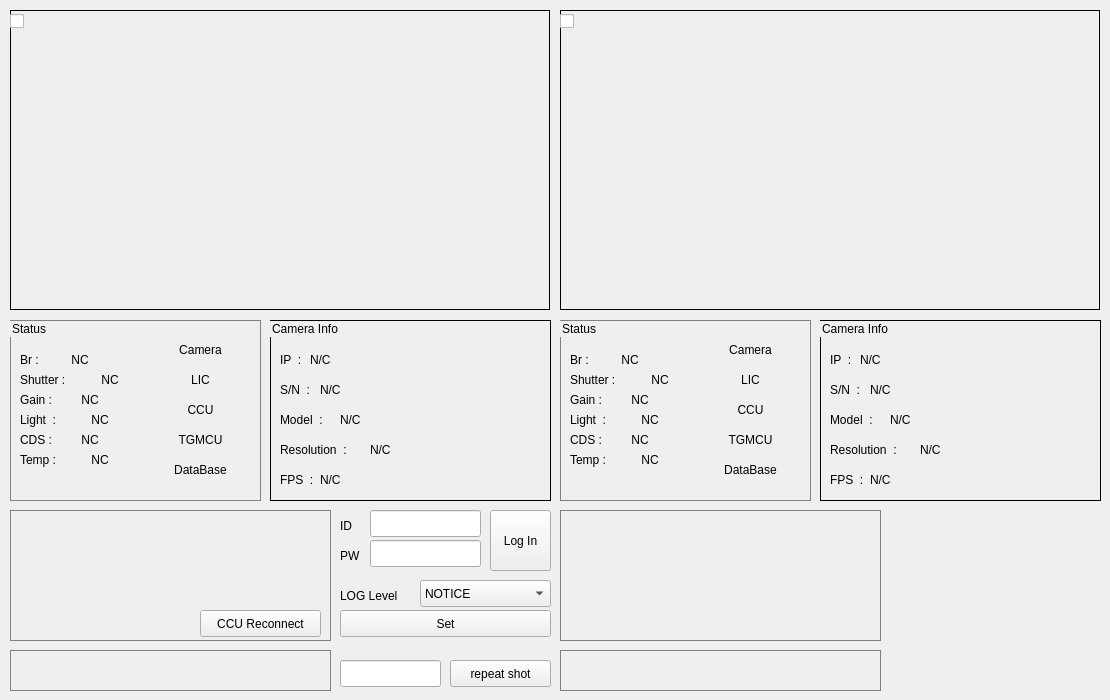
  <widget class="QWidget" name="centralWidget">
   <widget class="QCheckBox" name="chkDisplay0">
    <property name="geometry">
     <rect>
      <x>10</x>
      <y>10</y>
      <width>21</width>
      <height>22</height>
     </rect>
    </property>
    <property name="text">
     <string/>
    </property>
   </widget>
   <widget class="QLabel" name="lblCapImg0">
    <property name="geometry">
     <rect>
      <x>10</x>
      <y>10</y>
      <width>540</width>
      <height>300</height>
     </rect>
    </property>
    <property name="styleSheet">
     <string notr="true">border : 1px  solid #000;</string>
    </property>
    <property name="text">
     <string/>
    </property>
    <property name="scaledContents">
     <bool>true</bool>
    </property>
   </widget>
   <widget class="QGroupBox" name="groupBox_3">
    <property name="geometry">
     <rect>
      <x>270</x>
      <y>320</y>
      <width>281</width>
      <height>181</height>
     </rect>
    </property>
    <property name="styleSheet">
     <string notr="true">border : 1px  solid #000;</string>
    </property>
    <property name="title">
     <string>Camera Info</string>
    </property>
    <widget class="QLabel" name="label_63">
     <property name="geometry">
      <rect>
       <x>10</x>
       <y>60</y>
       <width>91</width>
       <height>20</height>
      </rect>
     </property>
     <property name="styleSheet">
      <string notr="true">border: 1px;
</string>
     </property>
     <property name="text">
      <string>S/N  :</string>
     </property>
    </widget>
    <widget class="QLabel" name="label_64">
     <property name="geometry">
      <rect>
       <x>10</x>
       <y>90</y>
       <width>91</width>
       <height>20</height>
      </rect>
     </property>
     <property name="styleSheet">
      <string notr="true">border: 1px;
</string>
     </property>
     <property name="text">
      <string>Model  :</string>
     </property>
    </widget>
    <widget class="QLabel" name="label_65">
     <property name="geometry">
      <rect>
       <x>10</x>
       <y>30</y>
       <width>51</width>
       <height>20</height>
      </rect>
     </property>
     <property name="styleSheet">
      <string notr="true">border: 1px;
</string>
     </property>
     <property name="text">
      <string>IP  :</string>
     </property>
    </widget>
    <widget class="QLabel" name="label_66">
     <property name="geometry">
      <rect>
       <x>10</x>
       <y>150</y>
       <width>91</width>
       <height>20</height>
      </rect>
     </property>
     <property name="styleSheet">
      <string notr="true">border: 1px;
</string>
     </property>
     <property name="text">
      <string>FPS  :</string>
     </property>
    </widget>
    <widget class="QLabel" name="label_67">
     <property name="geometry">
      <rect>
       <x>10</x>
       <y>120</y>
       <width>91</width>
       <height>20</height>
      </rect>
     </property>
     <property name="styleSheet">
      <string notr="true">border: 1px;
</string>
     </property>
     <property name="text">
      <string>Resolution  :</string>
     </property>
    </widget>
    <widget class="QLabel" name="lblCameraSN0">
     <property name="geometry">
      <rect>
       <x>50</x>
       <y>60</y>
       <width>221</width>
       <height>20</height>
      </rect>
     </property>
     <property name="styleSheet">
      <string notr="true">border: 1px;
</string>
     </property>
     <property name="text">
      <string>N/C</string>
     </property>
     <property name="alignment">
      <set>Qt::AlignLeading|Qt::AlignLeft|Qt::AlignVCenter</set>
     </property>
    </widget>
    <widget class="QLabel" name="lblCameramodel0">
     <property name="geometry">
      <rect>
       <x>70</x>
       <y>90</y>
       <width>201</width>
       <height>20</height>
      </rect>
     </property>
     <property name="styleSheet">
      <string notr="true">border: 1px;
</string>
     </property>
     <property name="text">
      <string>N/C</string>
     </property>
     <property name="alignment">
      <set>Qt::AlignLeading|Qt::AlignLeft|Qt::AlignVCenter</set>
     </property>
    </widget>
    <widget class="QLabel" name="lblCameraIP0">
     <property name="geometry">
      <rect>
       <x>40</x>
       <y>30</y>
       <width>231</width>
       <height>20</height>
      </rect>
     </property>
     <property name="styleSheet">
      <string notr="true">border: 1px;
</string>
     </property>
     <property name="text">
      <string>N/C</string>
     </property>
     <property name="alignment">
      <set>Qt::AlignLeading|Qt::AlignLeft|Qt::AlignVCenter</set>
     </property>
    </widget>
    <widget class="QLabel" name="lblCameraFramerate0">
     <property name="geometry">
      <rect>
       <x>50</x>
       <y>150</y>
       <width>221</width>
       <height>20</height>
      </rect>
     </property>
     <property name="styleSheet">
      <string notr="true">border: 1px;
</string>
     </property>
     <property name="text">
      <string>N/C</string>
     </property>
     <property name="alignment">
      <set>Qt::AlignLeading|Qt::AlignLeft|Qt::AlignVCenter</set>
     </property>
    </widget>
    <widget class="QLabel" name="lblCameraResolution0">
     <property name="geometry">
      <rect>
       <x>100</x>
       <y>120</y>
       <width>171</width>
       <height>20</height>
      </rect>
     </property>
     <property name="styleSheet">
      <string notr="true">border: 1px;
</string>
     </property>
     <property name="text">
      <string>N/C</string>
     </property>
     <property name="alignment">
      <set>Qt::AlignLeading|Qt::AlignLeft|Qt::AlignVCenter</set>
     </property>
    </widget>
   </widget>
   <widget class="QGroupBox" name="groupBox_2">
    <property name="geometry">
     <rect>
      <x>10</x>
      <y>320</y>
      <width>251</width>
      <height>181</height>
     </rect>
    </property>
    <property name="styleSheet">
     <string notr="true">border: 1px solid gray;</string>
    </property>
    <property name="title">
     <string>Status</string>
    </property>
    <widget class="QLabel" name="label_37">
     <property name="geometry">
      <rect>
       <x>10</x>
       <y>50</y>
       <width>61</width>
       <height>20</height>
      </rect>
     </property>
     <property name="styleSheet">
      <string notr="true">border: 2px;</string>
     </property>
     <property name="text">
      <string>Shutter :</string>
     </property>
    </widget>
    <widget class="QLabel" name="label_38">
     <property name="geometry">
      <rect>
       <x>10</x>
       <y>70</y>
       <width>61</width>
       <height>20</height>
      </rect>
     </property>
     <property name="styleSheet">
      <string notr="true">border: 2px;</string>
     </property>
     <property name="text">
      <string>Gain :</string>
     </property>
    </widget>
    <widget class="QLabel" name="label_39">
     <property name="geometry">
      <rect>
       <x>10</x>
       <y>30</y>
       <width>61</width>
       <height>20</height>
      </rect>
     </property>
     <property name="styleSheet">
      <string notr="true">border: 2px;</string>
     </property>
     <property name="text">
      <string>Br :</string>
     </property>
    </widget>
    <widget class="QLabel" name="label_40">
     <property name="geometry">
      <rect>
       <x>10</x>
       <y>90</y>
       <width>61</width>
       <height>20</height>
      </rect>
     </property>
     <property name="styleSheet">
      <string notr="true">border: 2px;</string>
     </property>
     <property name="text">
      <string>Light  :</string>
     </property>
    </widget>
    <widget class="QLabel" name="lblBr0">
     <property name="geometry">
      <rect>
       <x>40</x>
       <y>30</y>
       <width>60</width>
       <height>20</height>
      </rect>
     </property>
     <property name="styleSheet">
      <string notr="true">border: 2px;</string>
     </property>
     <property name="text">
      <string>NC</string>
     </property>
     <property name="alignment">
      <set>Qt::AlignCenter</set>
     </property>
    </widget>
    <widget class="QLabel" name="label_41">
     <property name="geometry">
      <rect>
       <x>10</x>
       <y>110</y>
       <width>61</width>
       <height>20</height>
      </rect>
     </property>
     <property name="styleSheet">
      <string notr="true">border: 2px;</string>
     </property>
     <property name="text">
      <string>CDS :</string>
     </property>
    </widget>
    <widget class="QLabel" name="lblShutter0">
     <property name="geometry">
      <rect>
       <x>70</x>
       <y>50</y>
       <width>60</width>
       <height>20</height>
      </rect>
     </property>
     <property name="styleSheet">
      <string notr="true">border: 2px;</string>
     </property>
     <property name="text">
      <string>NC</string>
     </property>
     <property name="alignment">
      <set>Qt::AlignCenter</set>
     </property>
    </widget>
    <widget class="QLabel" name="lblGain0">
     <property name="geometry">
      <rect>
       <x>50</x>
       <y>70</y>
       <width>60</width>
       <height>20</height>
      </rect>
     </property>
     <property name="styleSheet">
      <string notr="true">border: 2px;</string>
     </property>
     <property name="text">
      <string>NC</string>
     </property>
     <property name="alignment">
      <set>Qt::AlignCenter</set>
     </property>
    </widget>
    <widget class="QLabel" name="lblLight0">
     <property name="geometry">
      <rect>
       <x>60</x>
       <y>90</y>
       <width>60</width>
       <height>20</height>
      </rect>
     </property>
     <property name="styleSheet">
      <string notr="true">border: 2px;</string>
     </property>
     <property name="text">
      <string>NC</string>
     </property>
     <property name="alignment">
      <set>Qt::AlignCenter</set>
     </property>
    </widget>
    <widget class="QLabel" name="lblCDS0">
     <property name="geometry">
      <rect>
       <x>50</x>
       <y>110</y>
       <width>60</width>
       <height>20</height>
      </rect>
     </property>
     <property name="styleSheet">
      <string notr="true">border: 2px;</string>
     </property>
     <property name="text">
      <string>NC</string>
     </property>
     <property name="alignment">
      <set>Qt::AlignCenter</set>
     </property>
    </widget>
    <widget class="QLabel" name="lblTemperature0">
     <property name="geometry">
      <rect>
       <x>60</x>
       <y>130</y>
       <width>60</width>
       <height>20</height>
      </rect>
     </property>
     <property name="styleSheet">
      <string notr="true">border: 2px;</string>
     </property>
     <property name="text">
      <string>NC</string>
     </property>
     <property name="alignment">
      <set>Qt::AlignCenter</set>
     </property>
    </widget>
    <widget class="QLabel" name="label_42">
     <property name="geometry">
      <rect>
       <x>10</x>
       <y>130</y>
       <width>51</width>
       <height>20</height>
      </rect>
     </property>
     <property name="styleSheet">
      <string notr="true">border: 2px;</string>
     </property>
     <property name="text">
      <string>Temp :</string>
     </property>
    </widget>
    <widget class="QLabel" name="lblCameraStatus0">
     <property name="geometry">
      <rect>
       <x>140</x>
       <y>20</y>
       <width>101</width>
       <height>20</height>
      </rect>
     </property>
     <property name="styleSheet">
      <string notr="true">border: 2px;</string>
     </property>
     <property name="text">
      <string>Camera</string>
     </property>
     <property name="alignment">
      <set>Qt::AlignCenter</set>
     </property>
    </widget>
    <widget class="QLabel" name="lblLICStatus0">
     <property name="geometry">
      <rect>
       <x>140</x>
       <y>50</y>
       <width>101</width>
       <height>20</height>
      </rect>
     </property>
     <property name="styleSheet">
      <string notr="true">border: 2px;</string>
     </property>
     <property name="text">
      <string>LIC</string>
     </property>
     <property name="alignment">
      <set>Qt::AlignCenter</set>
     </property>
    </widget>
    <widget class="QLabel" name="lblCCUStatus0">
     <property name="geometry">
      <rect>
       <x>140</x>
       <y>80</y>
       <width>101</width>
       <height>20</height>
      </rect>
     </property>
     <property name="styleSheet">
      <string notr="true">border: 2px;</string>
     </property>
     <property name="text">
      <string>CCU</string>
     </property>
     <property name="alignment">
      <set>Qt::AlignCenter</set>
     </property>
    </widget>
    <widget class="QLabel" name="lblDBStatus0">
     <property name="geometry">
      <rect>
       <x>140</x>
       <y>140</y>
       <width>101</width>
       <height>20</height>
      </rect>
     </property>
     <property name="styleSheet">
      <string notr="true">border: 2px;</string>
     </property>
     <property name="text">
      <string>DataBase</string>
     </property>
     <property name="alignment">
      <set>Qt::AlignCenter</set>
     </property>
    </widget>
    <widget class="QLabel" name="lblTGMCUStatus0">
     <property name="geometry">
      <rect>
       <x>140</x>
       <y>110</y>
       <width>101</width>
       <height>20</height>
      </rect>
     </property>
     <property name="styleSheet">
      <string notr="true">border: 2px;</string>
     </property>
     <property name="text">
      <string>TGMCU</string>
     </property>
     <property name="alignment">
      <set>Qt::AlignCenter</set>
     </property>
    </widget>
   </widget>
   <widget class="QLabel" name="lblPlateImg0">
    <property name="geometry">
     <rect>
      <x>10</x>
      <y>510</y>
      <width>321</width>
      <height>131</height>
     </rect>
    </property>
    <property name="styleSheet">
     <string notr="true">border: 1px solid gray;</string>
    </property>
    <property name="text">
     <string/>
    </property>
    <property name="scaledContents">
     <bool>true</bool>
    </property>
   </widget>
   <widget class="QLabel" name="lblPlateNumber0">
    <property name="geometry">
     <rect>
      <x>10</x>
      <y>650</y>
      <width>321</width>
      <height>41</height>
     </rect>
    </property>
    <property name="styleSheet">
     <string notr="true">border: 1px solid gray;</string>
    </property>
    <property name="text">
     <string/>
    </property>
   </widget>
   <widget class="QLineEdit" name="leLoginID">
    <property name="geometry">
     <rect>
      <x>370</x>
      <y>510</y>
      <width>111</width>
      <height>27</height>
     </rect>
    </property>
   </widget>
   <widget class="QLineEdit" name="leLoginPW">
    <property name="geometry">
     <rect>
      <x>370</x>
      <y>540</y>
      <width>111</width>
      <height>27</height>
     </rect>
    </property>
   </widget>
   <widget class="QLineEdit" name="leRepeatShotInterval">
    <property name="geometry">
     <rect>
      <x>340</x>
      <y>660</y>
      <width>101</width>
      <height>27</height>
     </rect>
    </property>
   </widget>
   <widget class="QPushButton" name="btnLogin">
    <property name="geometry">
     <rect>
      <x>490</x>
      <y>510</y>
      <width>61</width>
      <height>61</height>
     </rect>
    </property>
    <property name="text">
     <string>Log In</string>
    </property>
    <property name="flat">
     <bool>false</bool>
    </property>
   </widget>
   <widget class="QPushButton" name="btnRepeatShot">
    <property name="geometry">
     <rect>
      <x>450</x>
      <y>660</y>
      <width>101</width>
      <height>27</height>
     </rect>
    </property>
    <property name="text">
     <string>repeat shot</string>
    </property>
   </widget>
   <widget class="QLabel" name="label">
    <property name="geometry">
     <rect>
      <x>340</x>
      <y>580</y>
      <width>71</width>
      <height>31</height>
     </rect>
    </property>
    <property name="text">
     <string>LOG Level</string>
    </property>
   </widget>
   <widget class="QLabel" name="label_2">
    <property name="geometry">
     <rect>
      <x>340</x>
      <y>510</y>
      <width>21</width>
      <height>31</height>
     </rect>
    </property>
    <property name="text">
     <string>ID</string>
    </property>
   </widget>
   <widget class="QLabel" name="label_3">
    <property name="geometry">
     <rect>
      <x>340</x>
      <y>540</y>
      <width>31</width>
      <height>31</height>
     </rect>
    </property>
    <property name="text">
     <string>PW</string>
    </property>
   </widget>
   <widget class="QComboBox" name="cbLogLevel">
    <property name="geometry">
     <rect>
      <x>420</x>
      <y>580</y>
      <width>131</width>
      <height>27</height>
     </rect>
    </property>
    <property name="currentText">
     <string>NOTICE</string>
    </property>
    <property name="currentIndex">
     <number>5</number>
    </property>
    <item>
     <property name="text">
      <string>EMERG</string>
     </property>
    </item>
    <item>
     <property name="text">
      <string>ALERT</string>
     </property>
    </item>
    <item>
     <property name="text">
      <string>CRIT</string>
     </property>
    </item>
    <item>
     <property name="text">
      <string>ERROR</string>
     </property>
    </item>
    <item>
     <property name="text">
      <string>WARNING</string>
     </property>
    </item>
    <item>
     <property name="text">
      <string>NOTICE</string>
     </property>
    </item>
    <item>
     <property name="text">
      <string>INFO</string>
     </property>
    </item>
    <item>
     <property name="text">
      <string>DEBUG</string>
     </property>
    </item>
   </widget>
   <widget class="QPushButton" name="btnLogLevelSet">
    <property name="geometry">
     <rect>
      <x>340</x>
      <y>610</y>
      <width>211</width>
      <height>27</height>
     </rect>
    </property>
    <property name="text">
     <string>Set</string>
    </property>
   </widget>
   <widget class="QCheckBox" name="chkDisplay1">
    <property name="geometry">
     <rect>
      <x>560</x>
      <y>10</y>
      <width>21</width>
      <height>22</height>
     </rect>
    </property>
    <property name="text">
     <string/>
    </property>
   </widget>
   <widget class="QGroupBox" name="groupBox_5">
    <property name="geometry">
     <rect>
      <x>560</x>
      <y>320</y>
      <width>251</width>
      <height>181</height>
     </rect>
    </property>
    <property name="styleSheet">
     <string notr="true">border: 1px solid gray;</string>
    </property>
    <property name="title">
     <string>Status</string>
    </property>
    <widget class="QLabel" name="label_43">
     <property name="geometry">
      <rect>
       <x>10</x>
       <y>50</y>
       <width>61</width>
       <height>20</height>
      </rect>
     </property>
     <property name="styleSheet">
      <string notr="true">border: 2px;</string>
     </property>
     <property name="text">
      <string>Shutter :</string>
     </property>
    </widget>
    <widget class="QLabel" name="label_44">
     <property name="geometry">
      <rect>
       <x>10</x>
       <y>70</y>
       <width>61</width>
       <height>20</height>
      </rect>
     </property>
     <property name="styleSheet">
      <string notr="true">border: 2px;</string>
     </property>
     <property name="text">
      <string>Gain :</string>
     </property>
    </widget>
    <widget class="QLabel" name="label_45">
     <property name="geometry">
      <rect>
       <x>10</x>
       <y>30</y>
       <width>61</width>
       <height>20</height>
      </rect>
     </property>
     <property name="styleSheet">
      <string notr="true">border: 2px;</string>
     </property>
     <property name="text">
      <string>Br :</string>
     </property>
    </widget>
    <widget class="QLabel" name="label_46">
     <property name="geometry">
      <rect>
       <x>10</x>
       <y>90</y>
       <width>61</width>
       <height>20</height>
      </rect>
     </property>
     <property name="styleSheet">
      <string notr="true">border: 2px;</string>
     </property>
     <property name="text">
      <string>Light  :</string>
     </property>
    </widget>
    <widget class="QLabel" name="lblBr1">
     <property name="geometry">
      <rect>
       <x>40</x>
       <y>30</y>
       <width>60</width>
       <height>20</height>
      </rect>
     </property>
     <property name="styleSheet">
      <string notr="true">border: 2px;</string>
     </property>
     <property name="text">
      <string>NC</string>
     </property>
     <property name="alignment">
      <set>Qt::AlignCenter</set>
     </property>
    </widget>
    <widget class="QLabel" name="label_47">
     <property name="geometry">
      <rect>
       <x>10</x>
       <y>110</y>
       <width>61</width>
       <height>20</height>
      </rect>
     </property>
     <property name="styleSheet">
      <string notr="true">border: 2px;</string>
     </property>
     <property name="text">
      <string>CDS :</string>
     </property>
    </widget>
    <widget class="QLabel" name="lblShutter1">
     <property name="geometry">
      <rect>
       <x>70</x>
       <y>50</y>
       <width>60</width>
       <height>20</height>
      </rect>
     </property>
     <property name="styleSheet">
      <string notr="true">border: 2px;</string>
     </property>
     <property name="text">
      <string>NC</string>
     </property>
     <property name="alignment">
      <set>Qt::AlignCenter</set>
     </property>
    </widget>
    <widget class="QLabel" name="lblGain1">
     <property name="geometry">
      <rect>
       <x>50</x>
       <y>70</y>
       <width>60</width>
       <height>20</height>
      </rect>
     </property>
     <property name="styleSheet">
      <string notr="true">border: 2px;</string>
     </property>
     <property name="text">
      <string>NC</string>
     </property>
     <property name="alignment">
      <set>Qt::AlignCenter</set>
     </property>
    </widget>
    <widget class="QLabel" name="lblLight1">
     <property name="geometry">
      <rect>
       <x>60</x>
       <y>90</y>
       <width>60</width>
       <height>20</height>
      </rect>
     </property>
     <property name="styleSheet">
      <string notr="true">border: 2px;</string>
     </property>
     <property name="text">
      <string>NC</string>
     </property>
     <property name="alignment">
      <set>Qt::AlignCenter</set>
     </property>
    </widget>
    <widget class="QLabel" name="lblCDS1">
     <property name="geometry">
      <rect>
       <x>50</x>
       <y>110</y>
       <width>60</width>
       <height>20</height>
      </rect>
     </property>
     <property name="styleSheet">
      <string notr="true">border: 2px;</string>
     </property>
     <property name="text">
      <string>NC</string>
     </property>
     <property name="alignment">
      <set>Qt::AlignCenter</set>
     </property>
    </widget>
    <widget class="QLabel" name="lblTemperature1">
     <property name="geometry">
      <rect>
       <x>60</x>
       <y>130</y>
       <width>60</width>
       <height>20</height>
      </rect>
     </property>
     <property name="styleSheet">
      <string notr="true">border: 2px;</string>
     </property>
     <property name="text">
      <string>NC</string>
     </property>
     <property name="alignment">
      <set>Qt::AlignCenter</set>
     </property>
    </widget>
    <widget class="QLabel" name="label_48">
     <property name="geometry">
      <rect>
       <x>10</x>
       <y>130</y>
       <width>51</width>
       <height>20</height>
      </rect>
     </property>
     <property name="styleSheet">
      <string notr="true">border: 2px;</string>
     </property>
     <property name="text">
      <string>Temp :</string>
     </property>
    </widget>
    <widget class="QLabel" name="lblCameraStatus1">
     <property name="geometry">
      <rect>
       <x>140</x>
       <y>20</y>
       <width>101</width>
       <height>20</height>
      </rect>
     </property>
     <property name="styleSheet">
      <string notr="true">border: 2px;</string>
     </property>
     <property name="text">
      <string>Camera</string>
     </property>
     <property name="alignment">
      <set>Qt::AlignCenter</set>
     </property>
    </widget>
    <widget class="QLabel" name="lblLICStatus1">
     <property name="geometry">
      <rect>
       <x>140</x>
       <y>50</y>
       <width>101</width>
       <height>20</height>
      </rect>
     </property>
     <property name="styleSheet">
      <string notr="true">border: 2px;</string>
     </property>
     <property name="text">
      <string>LIC</string>
     </property>
     <property name="alignment">
      <set>Qt::AlignCenter</set>
     </property>
    </widget>
    <widget class="QLabel" name="lblCCUStatus1">
     <property name="geometry">
      <rect>
       <x>140</x>
       <y>80</y>
       <width>101</width>
       <height>20</height>
      </rect>
     </property>
     <property name="styleSheet">
      <string notr="true">border: 2px;</string>
     </property>
     <property name="text">
      <string>CCU</string>
     </property>
     <property name="alignment">
      <set>Qt::AlignCenter</set>
     </property>
    </widget>
    <widget class="QLabel" name="lblDBStatus1">
     <property name="geometry">
      <rect>
       <x>140</x>
       <y>140</y>
       <width>101</width>
       <height>20</height>
      </rect>
     </property>
     <property name="styleSheet">
      <string notr="true">border: 2px;</string>
     </property>
     <property name="text">
      <string>DataBase</string>
     </property>
     <property name="alignment">
      <set>Qt::AlignCenter</set>
     </property>
    </widget>
    <widget class="QLabel" name="lblTGMCUStatus1">
     <property name="geometry">
      <rect>
       <x>140</x>
       <y>110</y>
       <width>101</width>
       <height>20</height>
      </rect>
     </property>
     <property name="styleSheet">
      <string notr="true">border: 2px;</string>
     </property>
     <property name="text">
      <string>TGMCU</string>
     </property>
     <property name="alignment">
      <set>Qt::AlignCenter</set>
     </property>
    </widget>
   </widget>
   <widget class="QGroupBox" name="groupBox_4">
    <property name="geometry">
     <rect>
      <x>820</x>
      <y>320</y>
      <width>281</width>
      <height>181</height>
     </rect>
    </property>
    <property name="styleSheet">
     <string notr="true">border : 1px  solid #000;</string>
    </property>
    <property name="title">
     <string>Camera Info</string>
    </property>
    <widget class="QLabel" name="label_70">
     <property name="geometry">
      <rect>
       <x>10</x>
       <y>60</y>
       <width>91</width>
       <height>20</height>
      </rect>
     </property>
     <property name="styleSheet">
      <string notr="true">border: 1px;
</string>
     </property>
     <property name="text">
      <string>S/N  :</string>
     </property>
    </widget>
    <widget class="QLabel" name="label_71">
     <property name="geometry">
      <rect>
       <x>10</x>
       <y>90</y>
       <width>91</width>
       <height>20</height>
      </rect>
     </property>
     <property name="styleSheet">
      <string notr="true">border: 1px;
</string>
     </property>
     <property name="text">
      <string>Model  :</string>
     </property>
    </widget>
    <widget class="QLabel" name="label_72">
     <property name="geometry">
      <rect>
       <x>10</x>
       <y>30</y>
       <width>91</width>
       <height>20</height>
      </rect>
     </property>
     <property name="styleSheet">
      <string notr="true">border: 1px;
</string>
     </property>
     <property name="text">
      <string>IP  :</string>
     </property>
    </widget>
    <widget class="QLabel" name="label_73">
     <property name="geometry">
      <rect>
       <x>10</x>
       <y>150</y>
       <width>91</width>
       <height>20</height>
      </rect>
     </property>
     <property name="styleSheet">
      <string notr="true">border: 1px;
</string>
     </property>
     <property name="text">
      <string>FPS  :</string>
     </property>
    </widget>
    <widget class="QLabel" name="label_74">
     <property name="geometry">
      <rect>
       <x>10</x>
       <y>120</y>
       <width>91</width>
       <height>20</height>
      </rect>
     </property>
     <property name="styleSheet">
      <string notr="true">border: 1px;
</string>
     </property>
     <property name="text">
      <string>Resolution  :</string>
     </property>
    </widget>
    <widget class="QLabel" name="lblCameraSN1">
     <property name="geometry">
      <rect>
       <x>50</x>
       <y>60</y>
       <width>221</width>
       <height>20</height>
      </rect>
     </property>
     <property name="styleSheet">
      <string notr="true">border: 1px;
</string>
     </property>
     <property name="text">
      <string>N/C</string>
     </property>
     <property name="alignment">
      <set>Qt::AlignLeading|Qt::AlignLeft|Qt::AlignVCenter</set>
     </property>
    </widget>
    <widget class="QLabel" name="lblCameramodel1">
     <property name="geometry">
      <rect>
       <x>70</x>
       <y>90</y>
       <width>201</width>
       <height>20</height>
      </rect>
     </property>
     <property name="styleSheet">
      <string notr="true">border: 1px;
</string>
     </property>
     <property name="text">
      <string>N/C</string>
     </property>
     <property name="alignment">
      <set>Qt::AlignLeading|Qt::AlignLeft|Qt::AlignVCenter</set>
     </property>
    </widget>
    <widget class="QLabel" name="lblCameraIP1">
     <property name="geometry">
      <rect>
       <x>40</x>
       <y>30</y>
       <width>231</width>
       <height>20</height>
      </rect>
     </property>
     <property name="styleSheet">
      <string notr="true">border: 1px;
</string>
     </property>
     <property name="text">
      <string>N/C</string>
     </property>
     <property name="alignment">
      <set>Qt::AlignLeading|Qt::AlignLeft|Qt::AlignVCenter</set>
     </property>
    </widget>
    <widget class="QLabel" name="lblCameraFramerate1">
     <property name="geometry">
      <rect>
       <x>50</x>
       <y>150</y>
       <width>221</width>
       <height>20</height>
      </rect>
     </property>
     <property name="styleSheet">
      <string notr="true">border: 1px;
</string>
     </property>
     <property name="text">
      <string>N/C</string>
     </property>
     <property name="alignment">
      <set>Qt::AlignLeading|Qt::AlignLeft|Qt::AlignVCenter</set>
     </property>
    </widget>
    <widget class="QLabel" name="lblCameraResolution1">
     <property name="geometry">
      <rect>
       <x>100</x>
       <y>120</y>
       <width>171</width>
       <height>20</height>
      </rect>
     </property>
     <property name="styleSheet">
      <string notr="true">border: 1px;
</string>
     </property>
     <property name="text">
      <string>N/C</string>
     </property>
     <property name="alignment">
      <set>Qt::AlignLeading|Qt::AlignLeft|Qt::AlignVCenter</set>
     </property>
    </widget>
   </widget>
   <widget class="QLabel" name="lblCapImg1">
    <property name="geometry">
     <rect>
      <x>560</x>
      <y>10</y>
      <width>540</width>
      <height>300</height>
     </rect>
    </property>
    <property name="styleSheet">
     <string notr="true">border : 1px  solid #000;</string>
    </property>
    <property name="text">
     <string/>
    </property>
    <property name="scaledContents">
     <bool>true</bool>
    </property>
   </widget>
   <widget class="QLabel" name="lblPlateNumber1">
    <property name="geometry">
     <rect>
      <x>560</x>
      <y>650</y>
      <width>321</width>
      <height>41</height>
     </rect>
    </property>
    <property name="styleSheet">
     <string notr="true">border: 1px solid gray;</string>
    </property>
    <property name="text">
     <string/>
    </property>
   </widget>
   <widget class="QLabel" name="lblPlateImg1">
    <property name="geometry">
     <rect>
      <x>560</x>
      <y>510</y>
      <width>321</width>
      <height>131</height>
     </rect>
    </property>
    <property name="styleSheet">
     <string notr="true">border: 1px solid gray;</string>
    </property>
    <property name="text">
     <string/>
    </property>
    <property name="scaledContents">
     <bool>true</bool>
    </property>
   </widget>
   <widget class="QPushButton" name="btnCCUReconnection">
    <property name="enabled">
     <bool>true</bool>
    </property>
    <property name="geometry">
     <rect>
      <x>200</x>
      <y>610</y>
      <width>121</width>
      <height>27</height>
     </rect>
    </property>
    <property name="text">
     <string>CCU Reconnect</string>
    </property>
   </widget>
   <zorder>lblCapImg0</zorder>
   <zorder>lblCapImg1</zorder>
   <zorder>chkDisplay0</zorder>
   <zorder>groupBox_3</zorder>
   <zorder>groupBox_2</zorder>
   <zorder>lblPlateImg0</zorder>
   <zorder>lblPlateNumber0</zorder>
   <zorder>leLoginID</zorder>
   <zorder>leLoginPW</zorder>
   <zorder>leRepeatShotInterval</zorder>
   <zorder>btnLogin</zorder>
   <zorder>btnRepeatShot</zorder>
   <zorder>label</zorder>
   <zorder>label_2</zorder>
   <zorder>label_3</zorder>
   <zorder>cbLogLevel</zorder>
   <zorder>btnLogLevelSet</zorder>
   <zorder>chkDisplay1</zorder>
   <zorder>groupBox_5</zorder>
   <zorder>groupBox_4</zorder>
   <zorder>lblPlateNumber1</zorder>
   <zorder>lblPlateImg1</zorder>
   <zorder>btnCCUReconnection</zorder>
  </widget>
